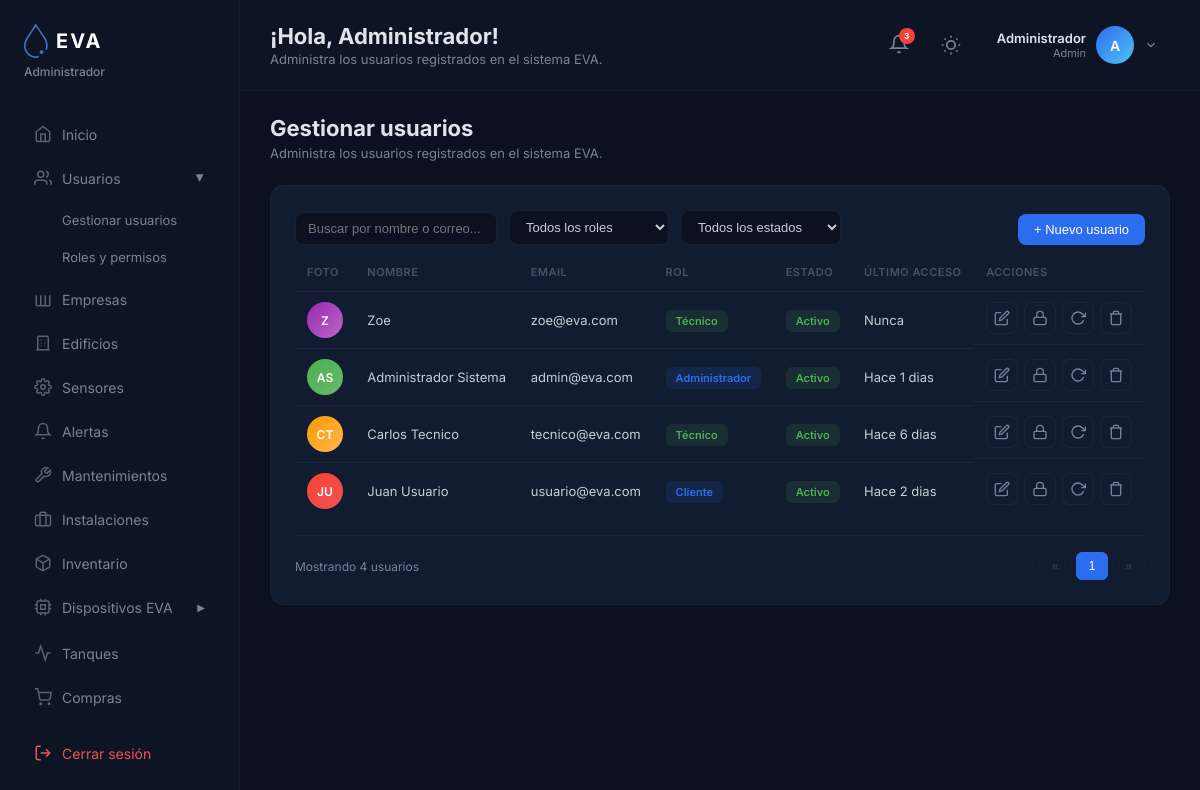
The app's page /admin/usuarios.php (signed in) with its own data.
### tables this page shows
CREATE TABLE `usuarios` (
  `id_usuario` int(11) NOT NULL,
  `nombre` varchar(100) NOT NULL,
  `apellido` varchar(100) NOT NULL,
  `email` varchar(150) NOT NULL,
  `password_hash` varchar(255) NOT NULL,
  `telefono` varchar(30) DEFAULT NULL,
  `fecha_registro` datetime DEFAULT current_timestamp(),
  `ultimo_acceso` datetime DEFAULT NULL,
  `activo` tinyint(1) DEFAULT 1,
  `id_rol` int(11) NOT NULL,
  `id_empresa` int(11) DEFAULT NULL,
  `foto` varchar(255) DEFAULT NULL,
  `dni` varchar(20) DEFAULT NULL,
  `cargo` varchar(100) DEFAULT NULL
);

CREATE TABLE `roles` (
  `id_rol` int(11) NOT NULL,
  `nombre` varchar(30) NOT NULL,
  `descripcion` varchar(255) DEFAULT NULL
);

### admin/usuarios.php (the view, shortened to what this page needs)
<?php
require_once(__DIR__ . '/../config/db.php');
$currentPage = 'usuarios';
$pageSubtitle = 'Administra los usuarios registrados en el sistema EVA.';
$resUsuarios = $conn->query("
 SELECT u.id_usuario, u.nombre, u.apellido, u.email, u.activo,
        u.ultimo_acceso, u.fecha_registro, r.nombre AS rol, r.id_rol
 FROM usuarios u
 JOIN roles r ON u.id_rol = r.id_rol
 ORDER BY u.fecha_registro DESC
");
$listaUsuarios = [];
if($resUsuarios){ while($u = $resUsuarios->fetch_assoc()) $listaUsuarios[] = $u; }
function avatarColor($id){
 $colors = [
  ['#2c6cef','#4fc3f7'],['#4caf50','#66bb6a'],['#ff9800','#ffb74d'],
  ['#f44336','#ef5350'],['#9c27b0','#ba68c8'],['#607d8b','#90a4ae'],
  ['#00bcd4','#4dd0e1'],['#e91e63','#f06292']
 ];
 $c = $colors[$id % count($colors)];
 return 'background:linear-gradient(135deg,'.$c[0].','.$c[1].')';
}
function iniciales($nombre, $apellido){
 $ini = strtoupper(substr($nombre,0,1));
 if($apellido) $ini .= strtoupper(substr($apellido,0,1));
 return $ini;
}
function rolBadge($rol){
 $map = ['ADMIN'=>'rol-admin','TECNICO'=>'rol-tecnico','USUARIO'=>'rol-cliente'];
 $cls = $map[$rol] ?? '';
 $txt = $rol === 'USUARIO' ? 'Cliente' : ($rol === 'TECNICO' ? 'Técnico' : 'Administrador');
 return '<span class="badge '.$cls.'">'.htmlspecialchars($txt).'</span>';
}
function estadoBadge($activo){
 return $activo ? '<span class="badge activo">Activo</span>' : '<span class="badge inactivo">Inactivo</span>';
}
function tiempoDesde($fecha){
 if(!$fecha) return 'Nunca';
 $diff = time() - strtotime($fecha);
 return 'Hace '.floor($diff/86400).' dias';
}
?>
<!DOCTYPE html>
<html lang="es">
<head>
<link rel="stylesheet" href="css/admin.css">
</head>
<body>
<?php include __DIR__ . '/includes/sidebar.php'; ?>
<div class="main">
 <?php include __DIR__ . '/includes/header.php'; ?>
 <div class="content">
  <div class="page-header">
   <h2 class="page-title">Gestionar usuarios</h2>
   <p class="page-desc">Administra los usuarios registrados en el sistema EVA.</p>
  </div>
  <div class="card">
   <div class="card-header">
    <div class="filters-row">
     <div class="filter-group">
      <input type="text" class="filter-input" id="userSearch" placeholder="Buscar por nombre o correo...">
     </div>
     <div class="filter-group">
      <select class="filter-input" id="filterRol">
       <option value="">Todos los roles</option>
      </select>
     </div>
     <div class="filter-group">
      <select class="filter-input" id="filterEstado">
       <option value="">Todos los estados</option>
      </select>
     </div>
     <div class="filter-group filter-group-btn">
      <button class="btn btn-primary" onclick="abrirModalUsuario()">+ Nuevo usuario</button>
     </div>
    </div>
   </div>
   <div class="table-responsive">
    <table class="table" id="tablaUsuarios">
     <thead>
      <tr>
       <th>Foto</th>
       <th>Nombre</th>
       <th>Email</th>
       <th>Rol</th>
       <th>Estado</th>
       <th>Último acceso</th>
       <th>Acciones</th>
      </tr>
     </thead>
     <tbody>
      <?php if(count($listaUsuarios) > 0): ?>
       <?php foreach($listaUsuarios as $u): ?>
        <tr data-rol="<?php echo $u['rol']; ?>"
            data-estado="<?php echo $u['activo']; ?>"
            data-nombre="<?php echo htmlspecialchars(strtolower($u['nombre'].' '.$u['apellido'])); ?>"
            data-email="<?php echo htmlspecialchars(strtolower($u['email'])); ?>">
         <td>
          <div class="user-avatar-sm" style="<?php echo avatarColor($u['id_usuario']); ?>">
           <?php echo iniciales($u['nombre'], $u['apellido']); ?>
          </div>
         </td>
         <td><?php echo htmlspecialchars($u['nombre'].' '.$u['apellido']); ?></td>
         <td><?php echo htmlspecialchars($u['email']); ?></td>
         <td><?php echo rolBadge($u['rol']); ?></td>
         <td><?php echo estadoBadge($u['activo']); ?></td>
         <td><?php echo tiempoDesde($u['ultimo_acceso']); ?></td>
         <td class="actions-cell">
          <button class="btn-icon" title="Editar usuario" onclick="editarUsuario(<?php echo $u['id_usuario']; ?>)"><svg viewBox="0 0 24 24" fill="none" stroke="currentColor" stroke-width="2" width="16" height="16"><path d="M11 4H4a2 2 0 00-2 2v14a2 2 0 002 2h14a2 2 0 002-2v-7"/><path d="M18.5 2.5a2.121 2.121 0 013 3L12 15l-4 1 1-4 9.5-9.5z"/></svg></button>
          <button class="btn-icon" title="Cambiar contraseña" onclick="cambiarContrasena(<?php echo $u['id_usuario']; ?>)"><svg viewBox="0 0 24 24" fill="none" stroke="currentColor" stroke-width="2" width="16" height="16"><rect x="3" y="11" width="18" height="11" rx="2" ry="2"/><path d="M7 11V7a5 5 0 0110 0v4"/></svg></button>
          <?php if($u['activo']): ?>
           <button class="btn-icon" title="Desactivar usuario" onclick="toggleEstado(<?php echo $u['id_usuario']; ?>,1)"><svg viewBox="0 0 24 24" fill="none" stroke="currentColor" stroke-width="2" width="16" height="16"><polyline points="23 4 23 10 17 10"/><path d="M20.49 15a9 9 0 11-2.12-9.36L23 10"/></svg></button>
          <?php endif; ?>
          <button class="btn-icon btn-icon-danger" title="Eliminar usuario" onclick="eliminarUsuario(<?php echo $u['id_usuario']; ?>)"><svg viewBox="0 0 24 24" fill="none" stroke="currentColor" stroke-width="2" width="16" height="16"><polyline points="3 6 5 6 21 6"/><path d="M19 6v14a2 2 0 01-2 2H7a2 2 0 01-2-2V6m3 0V4a2 2 0 012-2h4a2 2 0 012 2v2"/></svg></button>
         </td>
        </tr>
       <?php endforeach; ?>
      <?php else: ?>
       <tr><td colspan="7" class="empty-state"><p>No hay usuarios registrados</p></td></tr>
      <?php endif; ?>
     </tbody>
    </table>
   </div>
   <div class="table-footer">
    <div class="table-info">Mostrando <span id="userCount"><?php echo count($listaUsuarios); ?></span> usuarios</div>
    <div class="pagination">
     <button class="btn-page" disabled>&laquo;</button>
     <button class="btn-page btn-page-active">1</button>
     <button class="btn-page" disabled>»</button>
    </div>
   </div>
  </div>
 </div>
</div>
</body>
</html>

### admin/includes/sidebar.php (shortened to what this page needs)
<aside class="sidebar">
 <a href="../index.php" class="sidebar-logo">
  <span>EVA</span>
 </a>
 <div class="sidebar-role">Administrador</div>
 <nav>
  <ul>
   <li class="<?php echo $currentPage === 'inicio' ? 'active' : ''; ?>">
    <a href="index.php">
     <svg viewBox="0 0 24 24" fill="none" stroke="currentColor" stroke-width="2"><path d="M3 9l9-7 9 7v11a2 2 0 01-2 2H5a2 2 0 01-2-2z"/><polyline points="9 22 9 12 15 12 15 22"/></svg>
     <span>Inicio</span>
    </a>
   </li>
   <li data-toggle="usuarios" class="<?php echo in_array($currentPage, ['usuarios','roles']) ? 'open' : ''; ?>">
    <svg viewBox="0 0 24 24" fill="none" stroke="currentColor" stroke-width="2"><path d="M17 21v-2a4 4 0 00-4-4H5a4 4 0 00-4 4v2"/><circle cx="9" cy="7" r="4"/><path d="M23 21v-2a4 4 0 00-3-3.87"/><path d="M16 3.13a4 4 0 010 7.75"/></svg>
    <span>Usuarios</span>
    <span class="arrow">&#9654;</span>
   </li>
    <ul class="sub-menu <?php echo in_array($currentPage, ['usuarios','roles']) ? 'open' : ''; ?>">
     <li><a href="usuarios.php">Gestionar usuarios</a></li>
     <li><a href="roles.php">Roles y permisos</a></li>
    </ul>
   <li class="<?php echo $currentPage === 'empresas' ? 'active' : ''; ?>">
     <a href="empresas.php">
      <svg viewBox="0 0 24 24" fill="none" stroke="currentColor" stroke-width="2"><path d="M3 21h18M3 7v14M9 7v14M15 7v14M21 7v14M6 11h.01M6 15h.01M12 11h.01M12 15h.01M18 11h.01M18 15h.01"/></svg>
      <span>Empresas</span>
     </a>
    </li>
    <li class="<?php echo $currentPage === 'edificios' ? 'active' : ''; ?>">
     <a href="edificios.php">
      <svg viewBox="0 0 24 24" fill="none" stroke="currentColor" stroke-width="2"><path d="M3 21h18M9 8h1M9 12h1M9 16h1M14 8h1M14 12h1M14 16h1M5 21V5a2 2 0 012-2h10a2 2 0 012 2v16"/></svg>
      <span>Edificios</span>
     </a>
    </li>
    <li class="<?php echo $currentPage === 'sensores' ? 'active' : ''; ?>">
     <a href="sensores.php">
      <span>Sensores</span>
     </a>
    </li>
    <li class="<?php echo $currentPage === 'alertas' ? 'active' : ''; ?>">
     <a href="alertas.php">
      <svg viewBox="0 0 24 24" fill="none" stroke="currentColor" stroke-width="2"><path d="M18 8A6 6 0 006 8c0 7-3 9-3 9h18s-3-2-3-9"/><path d="M13.73 21a2 2 0 01-3.46 0"/></svg>
      <span>Alertas</span>
     </a>
    </li>
    <li class="<?php echo $currentPage === 'mantenimientos' ? 'active' : ''; ?>">
     <a href="mantenimientos.php">
      <svg viewBox="0 0 24 24" fill="none" stroke="currentColor" stroke-width="2"><path d="M14.7 6.3a1 1 0 000 1.4l1.6 1.6a1 1 0 001.4 0l3.77-3.77a6 6 0 01-7.94 7.94l-6.91 6.91a2.12 2.12 0 01-3-3l6.91-6.91a6 6 0 017.94-7.94l-3.76 3.76z"/></svg>
      <span>Mantenimientos</span>
     </a>
    </li>
    <li class="<?php echo $currentPage === 'instalaciones' ? 'active' : ''; ?>">
     <a href="instalaciones.php">
      <svg viewBox="0 0 24 24" fill="none" stroke="currentColor" stroke-width="2"><rect x="2" y="7" width="20" height="14" rx="2" ry="2"/><path d="M16 21V5a2 2 0 00-2-2h-4a2 2 0 00-2 2v16"/></svg>
      <span>Instalaciones</span>
     </a>
    </li>
    <li class="<?php echo $currentPage === 'inventario' ? 'active' : ''; ?>">
     <a href="inventario.php">
      <svg viewBox="0 0 24 24" fill="none" stroke="currentColor" stroke-width="2"><path d="M21 16V8a2 2 0 00-1-1.73l-7-4a2 2 0 00-2 0l-7 4A2 2 0 003 8v8a2 2 0 001 1.73l7 4a2 2 0 002 0l7-4A2 2 0 0021 16z"/><polyline points="3.27 6.96 12 12.01 20.73 6.96"/><line x1="12" y1="22.08" x2="12" y2="12"/></svg>
      <span>Inventario</span>
     </a>
    </li>
    <li data-toggle="dispositivos" class="<?php echo $currentPage === 'dispositivos' ? 'open' : ''; ?>">
    <span>Dispositivos EVA</span>
    <span class="arrow">&#9654;</span>
   </li>
   <li class="<?php echo $currentPage === 'tanques' ? 'active' : ''; ?>">
    <a href="tanques.php">
     <svg viewBox="0 0 24 24" fill="none" stroke="currentColor" stroke-width="2"><path d="M22 12h-4l-3 9L9 3l-3 9H2"/></svg>
     <span>Tanques</span>
    </a>
   </li>
   <li class="<?php echo $currentPage === 'compras' ? 'active' : ''; ?>">
    <a href="compras.php">
     <svg viewBox="0 0 24 24" fill="none" stroke="currentColor" stroke-width="2"><circle cx="9" cy="21" r="1"/><circle cx="20" cy="21" r="1"/><path d="M1 1h4l2.68 13.39a2 2 0 002 1.61h9.72a2 2 0 002-1.61L23 6H6"/></svg>
     <span>Compras</span>
    </a>
   </li>
   <li class="<?php echo $currentPage === 'auditorias' ? 'active' : ''; ?>">
   </li>
  </ul>
 </nav>
 <div class="sidebar-footer">
   <a href="../config/logout.php">
   <svg viewBox="0 0 24 24" fill="none" stroke="currentColor" stroke-width="2"><path d="M9 21H5a2 2 0 01-2-2V5a2 2 0 012-2h4"/><polyline points="16 17 21 12 16 7"/><line x1="21" y1="12" x2="9" y2="12"/></svg>
   <span>Cerrar sesión</span>
  </a>
 </div>
</aside>

### admin/includes/header.php (shortened to what this page needs)
<header class="header">
 <div class="header-left">
  <div class="header-greeting">¡Hola, <?php echo $_SESSION['nombre'] ?? 'Administrador'; ?>!</div>
  <div class="header-subtitle"><?php echo $pageSubtitle; ?></div>
 </div>
 <div class="header-right">
  <button class="bell-btn" title="Notificaciones">
   <svg viewBox="0 0 24 24" fill="none" stroke="currentColor" stroke-width="2"><path d="M18 8A6 6 0 006 8c0 7-3 9-3 9h18s-3-2-3-9"/><path d="M13.73 21a2 2 0 01-3.46 0"/></svg>
   <span class="bell-badge">3</span>
  </button>
  <button class="theme-btn" id="themeToggle" title="Cambiar tema">
  </button>
  <div class="user-dropdown" id="userDropdown">
   <div class="user-info">
    <div class="user-details"><div class="user-name">Administrador</div><div class="user-role">Admin</div></div>
    <div class="user-avatar">A</div>
    <svg width="14" height="14" viewBox="0 0 24 24" fill="none" stroke="#7a829a" stroke-width="2"><polyline points="6 9 12 15 18 9"/></svg>
   </div>
  </div>
 </div>
</header>

### records on screen
usuarios: iniciales($u['nombre'], $u['apellido']) "Z", nombre+apellido "Zoe", email "zoe@eva.com", id_rol.nombre "Técnico", activo "Activo", ultimo_acceso "Nunca"
usuarios: iniciales($u['nombre'], $u['apellido']) "AS", nombre+apellido "Administrador Sistema", email "admin@eva.com", id_rol.nombre "Administrador", activo "Activo", ultimo_acceso "Hace 1 dias"
usuarios: iniciales($u['nombre'], $u['apellido']) "CT", nombre+apellido "Carlos Tecnico", email "tecnico@eva.com", id_rol.nombre "Técnico", activo "Activo", ultimo_acceso "Hace 6 dias"
usuarios: iniciales($u['nombre'], $u['apellido']) "JU", nombre+apellido "Juan Usuario", email "usuario@eva.com", id_rol.nombre "Cliente", activo "Activo", ultimo_acceso "Hace 2 dias"

### other values on screen
$_SESSION['nombre'] "Administrador"
$pageSubtitle "Administra los usuarios registrados en el sistema EVA."
count($listaUsuarios) "4"
